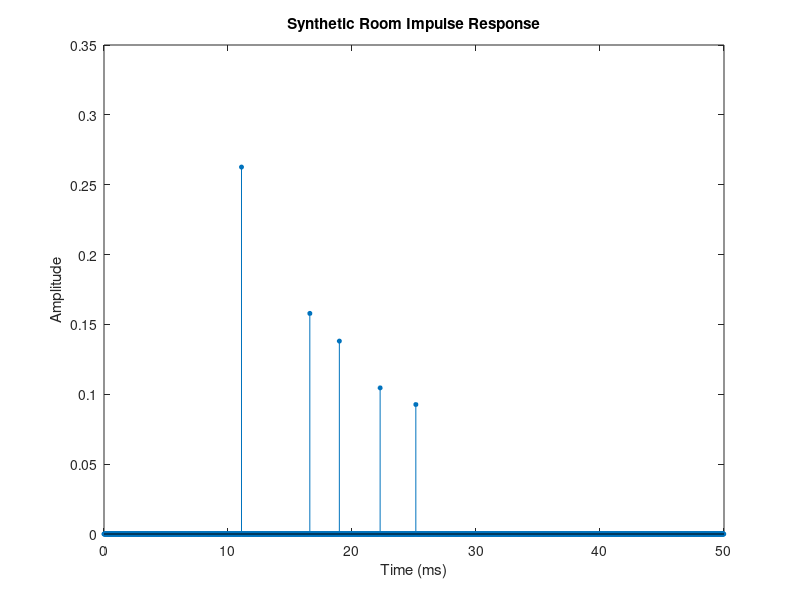

Write MATLAB code to recreate this figure. (Note: this script raises an error after producing the figure.)
% task1_ism_starter.m
% DIG5111 Assessment Task 1: Image Source Method
%
% This script implements a first-order 2D image source model and convolves
% the resulting IR with a dry signal. It runs as-is and produces a working
% output.
%
% Your task is to extend and analyse it:
%   - Add higher-order reflections (see Section 4)
%   - Compute RT60 and the energy decay curve (see Section 6)
%   - Run a comparative study varying room and absorption parameters
%
% Reference: ISMNotes.pdf (distributed with the assessment materials)
% -------------------------------------------------------------------------

clear; close all;

%% =========================================================================
%  Section 1 — Room and Signal Parameters
%  =========================================================================

fs = 44100;   % sample rate (Hz)
c  = 343;     % speed of sound (m/s) — keep as a named constant

% 2D rectangular room (metres)
W = 8;    % width  (x-axis)
D = 5;    % depth  (y-axis)

% Source and receiver positions (metres)
xs = 2.0;   ys = 1.5;
xr = 5.5;   yr = 3.0;

% IR length — long enough to capture all reflections of interest
ir_len = round(0.05 * fs);          % 50 ms
ir     = zeros(1, ir_len);

%% =========================================================================
%  Section 2 — Direct Path
%  =========================================================================

r_dir = sqrt((xs - xr)^2 + (ys - yr)^2);
d_dir = round(r_dir / c * fs);
g_dir = 1 / r_dir;

if d_dir >= 1 && d_dir <= ir_len
    ir(d_dir) = ir(d_dir) + g_dir;
end

%% =========================================================================
%  Section 3 — First-Order Image Sources
%  =========================================================================
%
% For a 2D room with source at (xs, ys), the four first-order image
% positions are found by mirroring the source through each wall.
% See ISMNotes.pdf Section 2 for the geometry.

images = [-xs,     ys;       % left wall   (x = 0)
           2*W-xs, ys;       % right wall  (x = W)
           xs,    -ys;       % front wall  (y = 0)
           xs,     2*D-ys];  % back wall   (y = D)

% Wall absorption coefficients (0 = fully absorbing, 1 = perfectly reflective)
alpha = [0.8, 0.8, 0.9, 0.9];   % [left, right, front, back]

for k = 1:size(images, 1)
    r = sqrt((images(k,1) - xr)^2 + (images(k,2) - yr)^2);
    d = round(r / c * fs);
    g = alpha(k) / r;
    if d >= 1 && d <= ir_len
        ir(d) = ir(d) + g;
    end
end

%% =========================================================================
%  Section 4 — Higher-Order Image Sources  (your work)
%  =========================================================================
%
% The closed-form indexing scheme for all 2D images up to order N is:
%
%   S'(p,q) = ( 2*p*W + (-1)^p * xs,   2*q*D + (-1)^q * ys )
%
% where p and q are integers. Iterating over all (p,q) with |p|+|q| <= N
% and skipping (0,0) gives all reflections up to order N.
% See ISMNotes.pdf Section 3 for the derivation.
%
% For a higher-order path, the gain requires the absorption coefficient of
% every wall the path has touched. A useful approximation for the
% closed-form scheme is a mean absorption raised to the number of bounces.
%
% Extend the code here to include second- and third-order reflections.
% You will need to make ir_len longer to capture them all.

%% =========================================================================
%  Section 5 — Plot and Listen
%  =========================================================================

t_ir = (0:ir_len-1) / fs * 1000;   % ms

figure;
stem(t_ir, ir, 'filled', 'MarkerSize', 3);
xlabel('Time (ms)');  ylabel('Amplitude');
title('Synthetic Room Impulse Response');

% Generate a dry signal and convolve with the room IR
[x, ~] = generate_sinusoid(fs, 1, 440, 0, 1);
y = conv(x, ir, 'same');

% Uncomment to listen:
% soundsc(x, fs);   pause(1.5);
% soundsc(y, fs);

%% =========================================================================
%  Section 6 — Analysis  (your work)
%  =========================================================================

% --- Frequency response ---
% Plot the magnitude spectrum of the IR in dB using plot_spectrum().
% What does it tell you about how the room colours the sound?



% --- RT60 ---
% The reverberation time RT60 is the time for IR energy to decay by 60 dB.
% Compute it from the energy decay curve (EDC), which is the backward
% cumulative sum of the squared IR. See ISMNotes.pdf Section 9 for
% the formula and a short MATLAB example.



% --- Comparative study ---
% Vary one parameter at a time, re-run, and note the effect on the IR,
% the spectrum, and the RT60. Suggested variables to explore:
%
%   Room size          — change W and D
%   Absorption         — change alpha values (try near-0 and near-1)
%   Reflection order   — compare 1st, 2nd, 3rd order
%   Source/receiver    — move xs, ys, xr, yr and observe early reflection pattern
%
% For each variation, report: how RT60 changes, how the IR density changes,
% and what the convolved signal sounds like.
